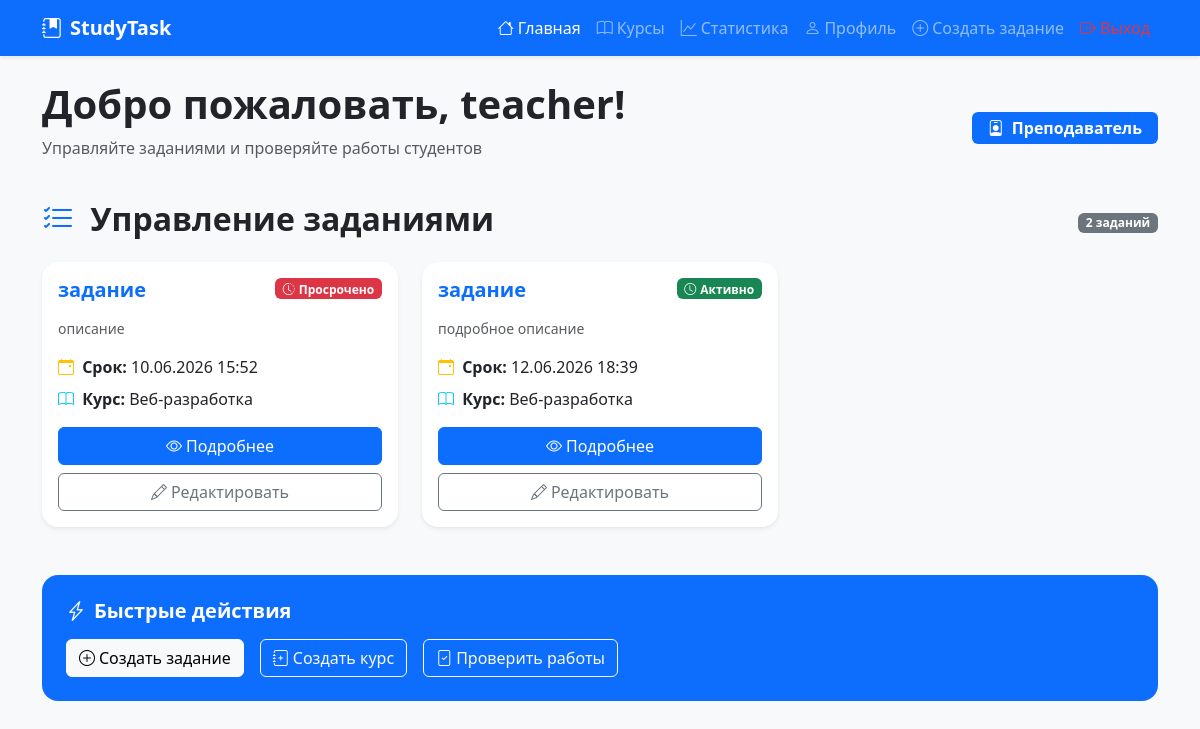
The app's page /dashboard (signed in) with its own data.
### models.py (models this page shows)
class User(UserMixin, db.Model):
    __tablename__ = 'users'
    id = db.Column(db.Integer, primary_key=True)
    username = db.Column(db.String(80), unique=True, nullable=False)
    email = db.Column(db.String(120), unique=True, nullable=False)
    password_hash = db.Column(db.String(200), nullable=False)
    role = db.Column(db.String(20), nullable=False, default='student')
    group = db.Column(db.String(50), nullable=True)
    about = db.Column(db.Text, nullable=True)
    created_at = db.Column(db.DateTime, default=datetime.utcnow)
    last_login = db.Column(db.DateTime, nullable=True)
    teacher_courses = db.relationship('Course', back_populates='teacher', lazy=True)
    student_submissions = db.relationship('Submission', back_populates='student', lazy=True)

class Task(db.Model):
    __tablename__ = 'tasks'
    id = db.Column(db.Integer, primary_key=True)
    title = db.Column(db.String(100), nullable=False)
    description = db.Column(db.Text, nullable=False)
    task_type = db.Column(db.String(50), default='Лабораторная работа')
    max_score = db.Column(db.Integer, default=100)
    deadline = db.Column(db.DateTime, nullable=False)
    created_at = db.Column(db.DateTime, default=datetime.utcnow)
    course_id = db.Column(db.Integer, db.ForeignKey('courses.id'), nullable=False)
    allow_resubmit = db.Column(db.Boolean, default=True)
    is_published = db.Column(db.Boolean, default=True)
    course = db.relationship('Course', back_populates='tasks')
    submissions = db.relationship('Submission', back_populates='task', lazy=True, cascade='all, delete-orphan')

class Course(db.Model):
    __tablename__ = 'courses'
    id = db.Column(db.Integer, primary_key=True)
    title = db.Column(db.String(100), nullable=False)
    description = db.Column(db.Text, nullable=True)
    teacher_id = db.Column(db.Integer, db.ForeignKey('users.id'), nullable=False)
    created_at = db.Column(db.DateTime, default=datetime.utcnow)
    teacher = db.relationship('User', back_populates='teacher_courses')
    tasks = db.relationship('Task', back_populates='course', lazy=True, cascade='all, delete-orphan')

### app.py (the view, shortened to what this page needs)
@app.route('/dashboard')
@login_required
def dashboard():
    if current_user.role == 'teacher':
        tasks = Task.query.join(Course).filter(Course.teacher_id == current_user.id).all()
        stats = None
    return render_template('dashboard.html', tasks=tasks, stats=stats)

### app.py (called while the page is built)
@login_manager.user_loader
def load_user(user_id):
    return User.query.get(int(user_id))

@app.context_processor
def utility_processor():
    return {'now': datetime.utcnow()}

### templates/dashboard.html (shortened to what this page needs)
<!DOCTYPE html>
<html lang="ru">
<head>
    <link href="https://cdn.jsdelivr.net/npm/bootstrap@5.3.0/dist/css/bootstrap.min.css" rel="stylesheet">
    <link rel="stylesheet" href="https://cdn.jsdelivr.net/npm/bootstrap-icons@1.11.0/font/bootstrap-icons.css">
</head>
<body class="bg-light">
    <nav class="navbar navbar-expand-lg navbar-dark bg-primary shadow-sm">
        <div class="container">
            <a class="navbar-brand fw-bold" href="{{ url_for('dashboard') }}">
                <i class="bi bi-journal-bookmark-fill me-2"></i>StudyTask
            </a>
            <div class="collapse navbar-collapse" id="navbarNav">
                <ul class="navbar-nav ms-auto">
                    <li class="nav-item">
                        <a class="nav-link active" href="{{ url_for('dashboard') }}">
                            <i class="bi bi-house me-1"></i>Главная
                        </a>
                    </li>
                    <li class="nav-item">
                        <a class="nav-link" href="{{ url_for('courses') }}">
                            <i class="bi bi-book me-1"></i>Курсы
                        </a>
                    </li>
                    <li class="nav-item">
                        <a class="nav-link" href="{{ url_for('statistics') }}">
                            <i class="bi bi-graph-up me-1"></i>Статистика
                        </a>
                    </li>
                    <li class="nav-item">
                        <a class="nav-link" href="{{ url_for('profile') }}">
                            <i class="bi bi-person me-1"></i>Профиль
                        </a>
                    </li>
                    {% if current_user.role == 'teacher' %}
                    <li class="nav-item">
                        <a class="nav-link" href="{{ url_for('create_task') }}">
                            <i class="bi bi-plus-circle me-1"></i>Создать задание
                        </a>
                    </li>
                    {% endif %}
                    <li class="nav-item">
                        <a class="nav-link text-danger" href="{{ url_for('logout') }}">
                            <i class="bi bi-box-arrow-right me-1"></i>Выход
                        </a>
                    </li>
                </ul>
            </div>
        </div>
    </nav>
    <div class="container py-4">
        <div class="d-flex justify-content-between align-items-center mb-4">
            <div>
                <h1 class="display-6 fw-bold">Добро пожаловать, {{ current_user.username }}!</h1>
                <p class="text-muted">
                    {% if current_user.role == 'teacher' %}
                        Управляйте заданиями и проверяйте работы студентов
                    {% else %}
                        Выполняйте задания и отслеживайте свой прогресс
                    {% endif %}
                </p>
            </div>
            <div class="text-end">
                <span class="badge bg-primary fs-6 px-3 py-2">
                    <i class="bi bi-person-badge me-1"></i>
                    {% if current_user.role == 'teacher' %}Преподаватель{% else %}Студент{% endif %}
                </span>
            </div>
        </div>
        <div class="d-flex justify-content-between align-items-center mb-3">
            <h2 class="fw-bold">
                <i class="bi bi-list-check me-2 text-primary"></i>
                {% if current_user.role == 'teacher' %}Управление заданиями{% else %}Активные задания{% endif %}
            </h2>
            <span class="badge bg-secondary">{{ tasks|length }} заданий</span>
        </div>
        <div class="row">
            {% if tasks %}
                {% for task in tasks %}
                <div class="col-md-6 col-lg-4 mb-4">
                    <div class="card h-100 shadow-sm border-0 rounded-4 hover-shadow transition">
                        <div class="card-body">
                            <div class="d-flex justify-content-between align-items-start mb-2">
                                <h5 class="card-title fw-bold text-primary">{{ task.title }}</h5>
                                <span class="badge {% if task.deadline < now %}bg-danger{% else %}bg-success{% endif %}">
                                    {% if task.deadline < now %}
                                        <i class="bi bi-clock-history me-1"></i>Просрочено
                                    {% else %}
                                        <i class="bi bi-clock me-1"></i>Активно
                                    {% endif %}
                                </span>
                            </div>
                            <p class="card-text text-muted small">{{ task.description[:100] }}{% if task.description|length > 100 %}...{% endif %}</p>
                            <p class="card-text mb-2">
                                <i class="bi bi-calendar-event text-warning me-1"></i>
                                <strong>Срок:</strong> {{ task.deadline.strftime('%d.%m.%Y %H:%M') }}
                            </p>
                            <p class="card-text mb-3">
                                <i class="bi bi-book text-info me-1"></i>
                                <strong>Курс:</strong> {{ task.course.title }}
                            </p>
                            <a href="{{ url_for('task_detail', task_id=task.id) }}" class="btn btn-primary w-100">
                                <i class="bi bi-eye me-1"></i>Подробнее
                            </a>
                            {% if current_user.role == 'teacher' %}
                            <a href="{{ url_for('edit_task', task_id=task.id) }}" class="btn btn-outline-secondary w-100 mt-2">
                                <i class="bi bi-pencil me-1"></i>Редактировать
                            </a>
                            {% endif %}
                        </div>
                    </div>
                </div>
                {% endfor %}
            {% endif %}
        </div>
        {% if current_user.role == 'teacher' %}
        <div class="row mt-4">
            <div class="col-12">
                <div class="card bg-primary text-white border-0 rounded-4">
                    <div class="card-body p-4">
                        <h5 class="card-title fw-bold mb-3"><i class="bi bi-lightning-charge me-2"></i>Быстрые действия</h5>
                        <div class="d-flex gap-3 flex-wrap">
                            <a href="{{ url_for('create_task') }}" class="btn btn-light">
                                <i class="bi bi-plus-circle me-1"></i>Создать задание
                            </a>
                            <a href="{{ url_for('create_course') }}" class="btn btn-outline-light">
                                <i class="bi bi-journal-plus me-1"></i>Создать курс
                            </a>
                            <a href="{{ url_for('submissions') }}" class="btn btn-outline-light">
                                <i class="bi bi-file-check me-1"></i>Проверить работы
                            </a>
                        </div>
                    </div>
                </div>
            </div>
        </div>
        {% endif %}
    </div>
</body>
</html>

### templates/dashboard.html (style rules this page uses)
.transition { transition: transform 0.2s ease, box-shadow 0.2s ease; }

### records on screen
User: username "teacher"
Task: title "задание", shows "Просрочено", description "описание", deadline "10.06.2026 15:52", course "Веб-разработка"
Task: title "задание", shows "Активно", description "подробное описание", deadline "12.06.2026 18:39", course "Веб-разработка"

### other values on screen
{{ tasks|length }} "2"
